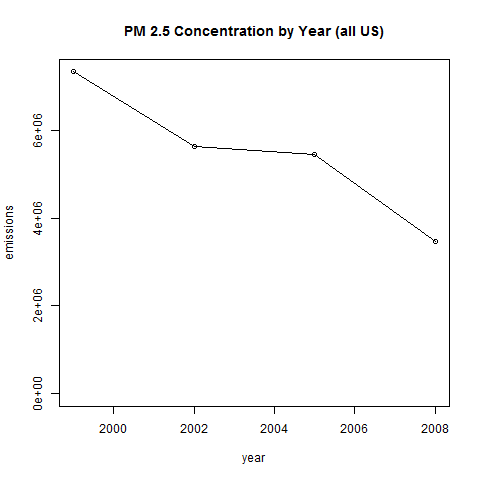

Here is the R script that generated this plot:
## plot1.R: Have total emissions from PM2.5 decreased in the United States 
## from 1999 to 2008? Using the base plotting system, make a plot showing 
## the total PM2.5 emission from all sources for each of the years 
## 1999, 2002, 2005, and 2008.

# Get data & load R libraries
source(get.data.R)
library(dplyr)

# Initialize png device
png(file = "plot1.png")

# Calculate total emissions by year and plot using base plotting system
emissions.yearly <- emissions %>% group_by(year) %>% 
     summarise(emissions = sum(Emissions))
plot(emissions.yearly, ylim = c(0, max(emissions.yearly$emissions)))

# Add Title
title("PM 2.5 Concentration by Year (all US)")

# Show year-over-year change (connect points and display data table)
lines(emissions.yearly$year, emissions.yearly$emissions)

# Close png device
dev.off()